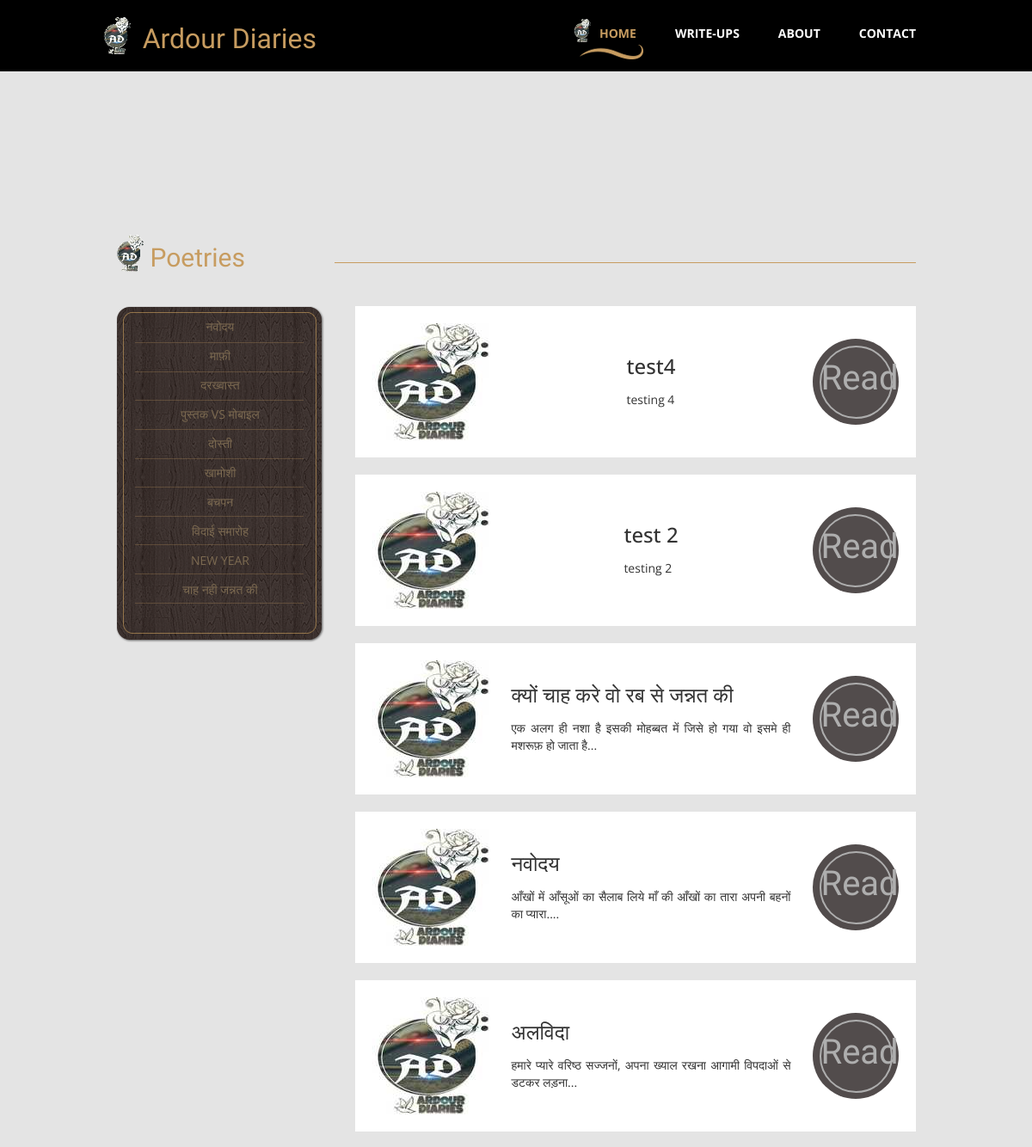
Before: /poetries/ (upper part) with the older database file.
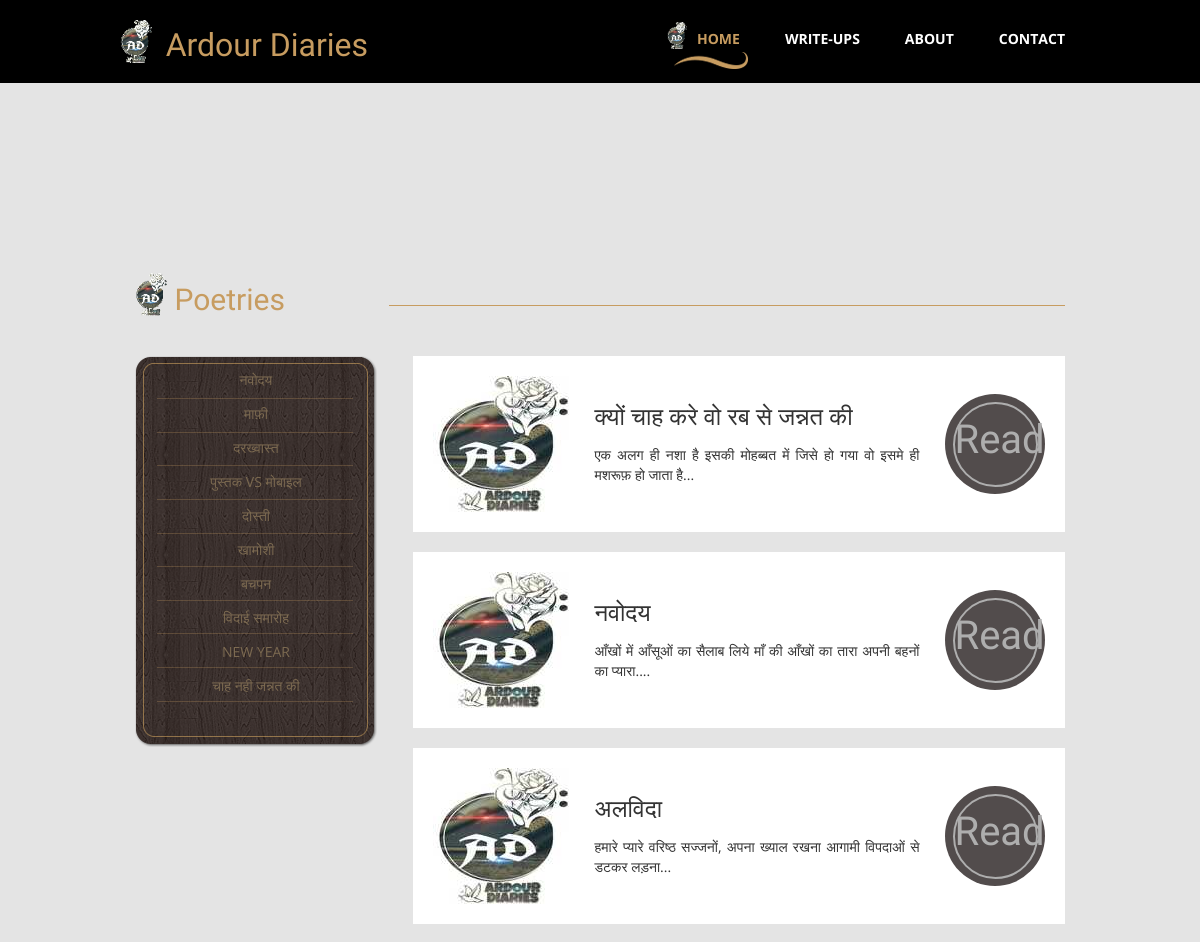
After: the same page with the newer database file.
### diaries/models.py (models this page shows, shortened)
class poems(models.Model):
    title = models.CharField(max_length=100, null=True)
    desc = models.TextField(max_length=500, null=True)
    content = models.TextField(max_length=5000, null=True)
    date_created = models.DateTimeField(auto_now_add=True, null=True)
    poems_image = models.ImageField(upload_to='poems',null=True, blank=True)
    insta_link = models.URLField(blank=True, null=True)
    fb_link = models.URLField(blank=True, null=True)
    class Meta:
        ordering = ["-date_created"]

### diaries/views.py (the view)
# urls.py: path('poetries/', views.poetries, name="poetries"),
def poetries(request):
    poem = poems.objects.all()
    return render(request, "poetries.html", {'poem': poem})

### templates/poetries.html
{% extends 'main.html' %}
{% block content %}
{% load static %}
    <div class="tm-main-section light-gray-bg">
      <div class="container" id="main">
        <section class="tm-section row">
          <div class="col-lg-12 tm-section-header-container margin-bottom-30">
            <h2 class="tm-section-header gold-text tm-handwriting-font"><img src="{% static 'img/logo.png' %}" alt="Logo" class="tm-site-logo"> Poetries</h2>
            <div class="tm-hr-container"><hr class="tm-hr"></div>
          </div>
          <div>
            <div class="col-lg-3 col-md-3">
              <div class="tm-position-relative margin-bottom-30">
                <nav class="tm-side-menu">
                  <ul>
                    <li><a href="/poetries/poeme/11">नवोदय</a></li>
                    <li><a href="/poetries/poeme/3">माफ़ी</a></li>
                    <li><a href="/poetries/poeme/1">दरख्वास्त</a></li>
                    <li><a href="/poetries/poeme/7">पुस्तक VS मोबाइल</a></li>
                    <li><a href="/poetries/poeme/8">दोस्ती</a></li>
                    <li><a href="/poetries/poeme/2">खामोशी</a></li>
                    <li><a href="/poetries/poeme/4">बचपन</a></li>
                    <li><a href="/poetries/poeme/10">विदाई समारोह</a></li>
                    <li><a href="/poetries/poeme/1">New Year</a></li>
                    <li><a href="/poetries/poeme/1"> चाह नही जन्नत की</a></li>
                  </ul>
                </nav>
                <img src="{% static 'img/vertical-menu-bg.png' %}" alt="Menu bg" class="tm-side-menu-bg">
              </div>
            </div>
            <div class="tm-menu-product-content col-lg-9 col-md-9">
            {% for i in poem %}
              <div class="tm-product">
                <img src="{% static 'img/logo1.jpeg' %}" alt="Poetries">
                <div class="tm-product-text">
                  <h3 class="tm-product-title">{{i.title}}</h3>
                  <p class="tm-product-description">{{i.desc}}</p>
                </div>
                <div class="tm-product-price">
                  <a href="/poetries/poeme/{{i.id}}" class="tm-product-price-link tm-handwriting-font">Read</a>
                </div>
              </div>
              {% endfor %}
            </div>
          </div>
        </section>
      </div>
    </div>
    {% endblock %}

Changed rows visible on the page:
removed poems: title "test4", desc "testing 4"
removed poems: title "test 2", desc "testing 2"
